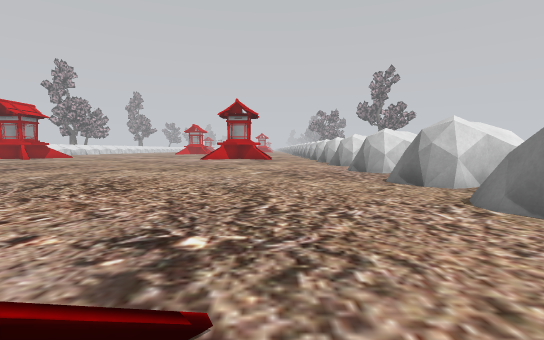
View 1 (above)

18 first-person views from a walk through a 3-D level made in the Unity game engine. The camera is 0.64 m above the floor, tilts 4° down and sees 85° across. The floor is counted in squares, 1 m on a side. Each view is taken from the middle of a square. On the plan, view 1 faces up. The plan holds only what a view shows up to about 9 squares ahead; the rest is blank. The place goes on beyond the plan. The player is left out.

View 2
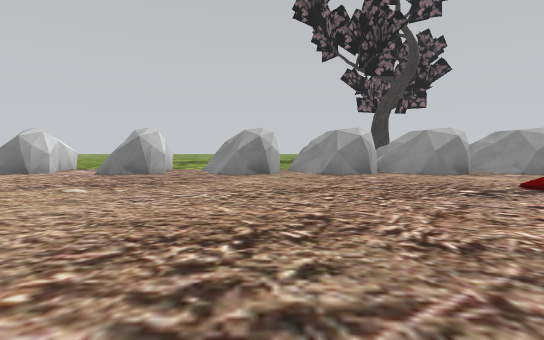

View 3
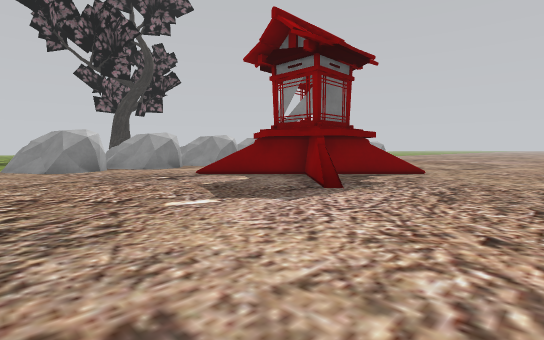

View 4
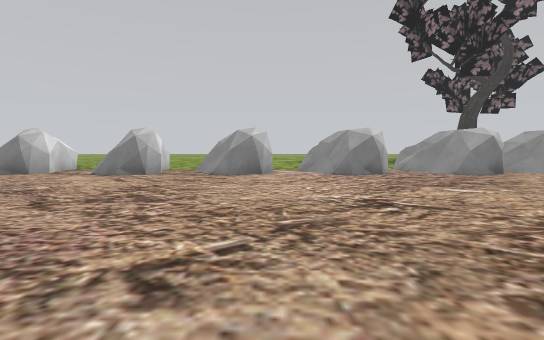

View 5
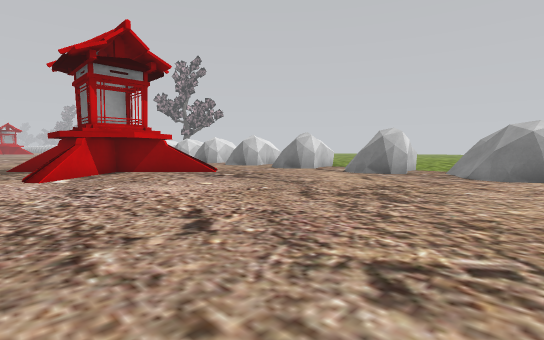

View 6
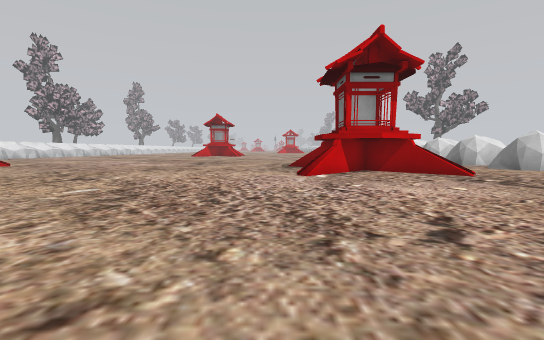

View 7
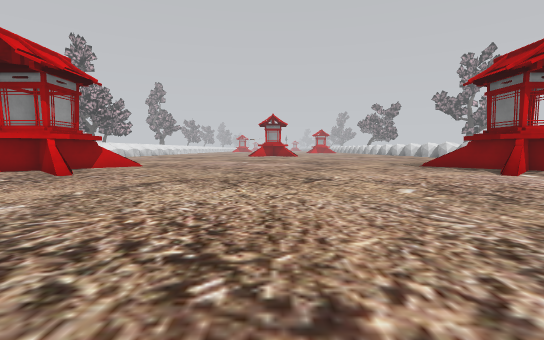

View 8
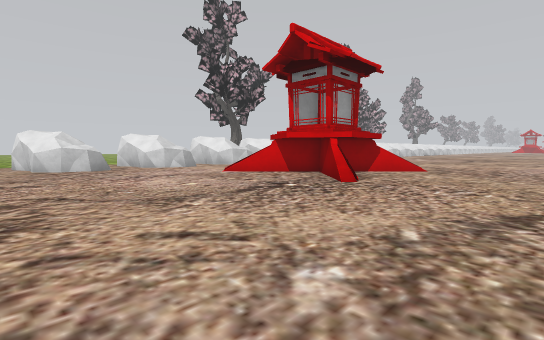

View 9
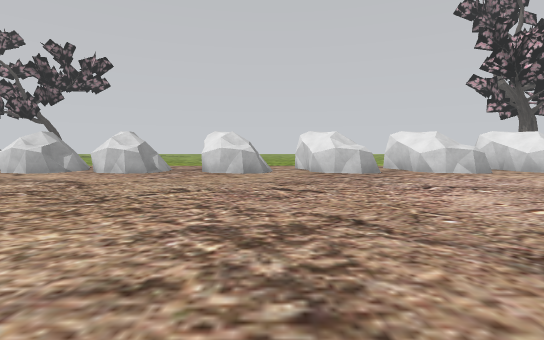

View 10
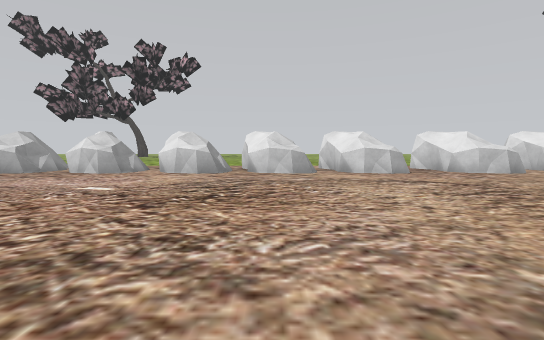

View 11
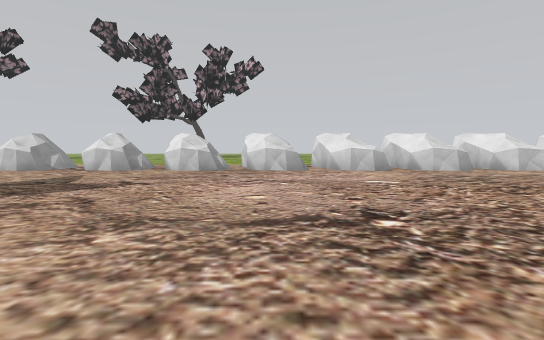

View 12
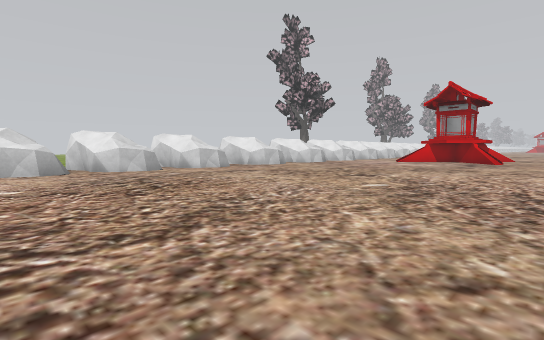

View 13
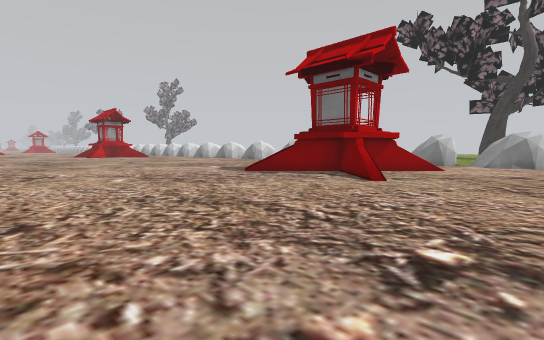

View 14
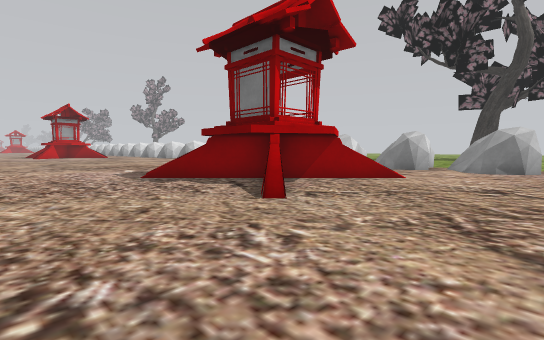

View 15
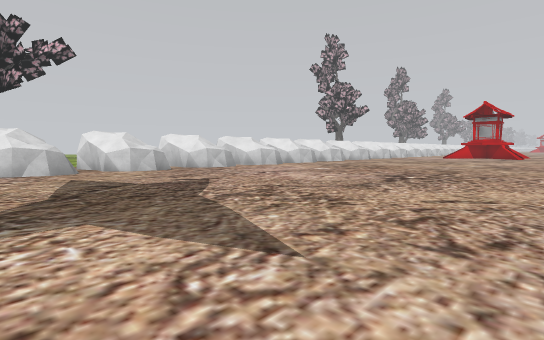

View 16
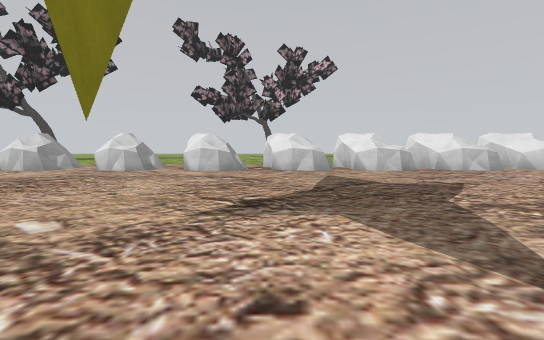

View 17
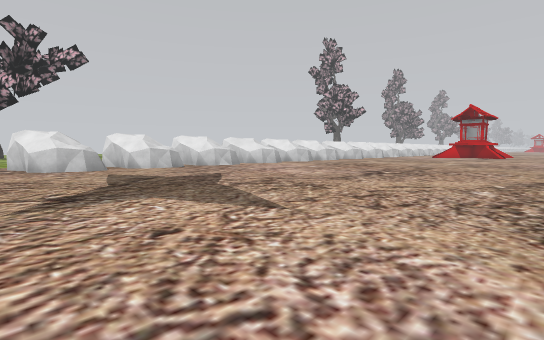

View 18
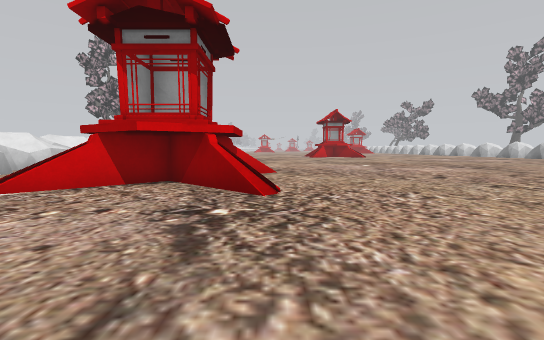

### Floor plan
Key: @ floor where view 1 was taken; # wall or solid block; x gap in a wall; . floor; = window, fence, low wall or low ledge; ^ raised ledge; L lamp; O other object.
Columns run from 24 left of view 1 to 5 right of it. Each row starts with its distance up from view 1.
 23  ^x      ........
 22   =     LL.......   L
 21  #^   LLL.......    .LL
 20  ^x   LLL............LLL ..#
 19   =..LLLL...........LLLLL..
 18  #^..L.....................#
 17  ^x........................#^
 16   =.........................=
 15  #^........................##
 14 #^x........................#^
 13  ==.........................=
 12  #^......... ...  .........##
 11  ##.........  .    ........#^
 10  ==.........        ........x
  9  #^.........     ..........##
  8  ##.........     ..........#^
  7  ==.........      ..........=
  6  #^.........      .........##
  5 x^..........     ..........x^x
  4  #^.........   ............=#^
  3  ##.......... .............##
  2  ==.......... .............#=
  1  #^.......... ......L......##
  0  ^........... ......LLLL@..#
 -1  #^.......... .......LLL  ..x
 -2  #^.......... ......LLLL   ##
 -3  ==.......... ......L.LLL..##
 -4  #^.......... .............##
 -5 ###.......... .............#
 -6   #......O... .............

Where each view was taken, in squares from view 1:
view 1: 0 up, 0 right, facing up
view 2: 5 up, 5 left, facing right
view 3: 5 up, 7 left, facing down-right
view 4: 11 up, 5 left, facing right
view 5: 11 up, 5 left, facing up-right
view 6: 11 up, 5 left, facing up
view 7: 11 up, 10 left, facing up
view 8: 13 up, 12 left, facing up-left
view 9: 13 up, 14 left, facing left
view 10: 6 up, 14 left, facing left
view 11: 1 up, 13 left, facing left
view 12: 3 up, 13 left, facing up-left
view 13: 6 down, 10 left, facing up-right
view 14: 6 down, 7 left, facing up-right
view 15: 5 down, 13 left, facing up-left
view 16: 5 down, 13 left, facing left
view 17: 6 down, 12 left, facing up-left
view 18: 14 up, 15 left, facing up
